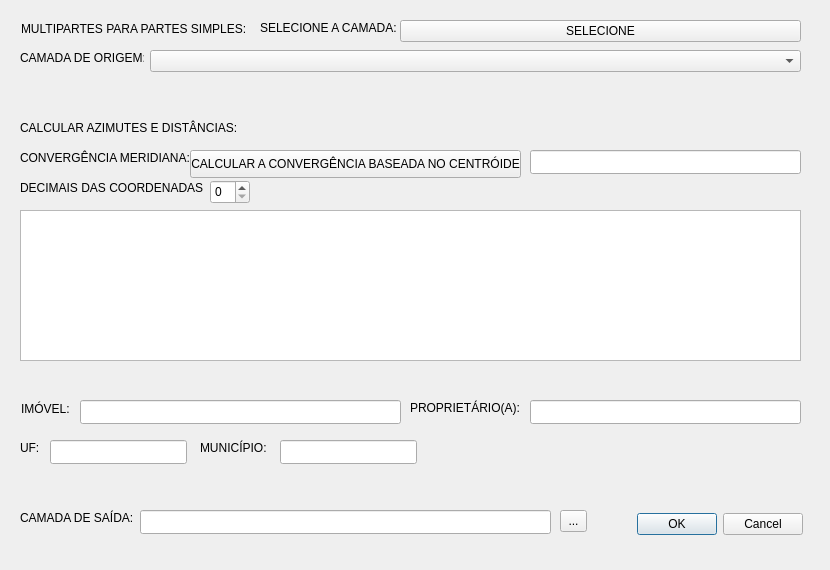
<?xml version="1.0" encoding="UTF-8"?>
<ui version="4.0">
 <class>TesteMemorialDialogBase</class>
 <widget class="QDialog" name="TesteMemorialDialogBase">
  <property name="geometry">
   <rect>
    <x>0</x>
    <y>0</y>
    <width>830</width>
    <height>570</height>
   </rect>
  </property>
  <property name="acceptDrops">
   <bool>false</bool>
  </property>
  <property name="windowTitle">
   <string>Teste Memorial</string>
  </property>
  <widget class="QLabel" name="label">
   <property name="geometry">
    <rect>
     <x>21</x>
     <y>21</y>
     <width>226</width>
     <height>16</height>
    </rect>
   </property>
   <property name="text">
    <string>MULTIPARTES PARA PARTES SIMPLES:</string>
   </property>
  </widget>
  <widget class="QLabel" name="label_2">
   <property name="geometry">
    <rect>
     <x>21</x>
     <y>401</y>
     <width>49</width>
     <height>16</height>
    </rect>
   </property>
   <property name="text">
    <string>IMÓVEL:</string>
   </property>
  </widget>
  <widget class="QLabel" name="label_3">
   <property name="geometry">
    <rect>
     <x>410</x>
     <y>400</y>
     <width>110</width>
     <height>16</height>
    </rect>
   </property>
   <property name="text">
    <string>PROPRIETÁRIO(A):</string>
   </property>
  </widget>
  <widget class="QLabel" name="label_4">
   <property name="geometry">
    <rect>
     <x>20</x>
     <y>440</y>
     <width>20</width>
     <height>16</height>
    </rect>
   </property>
   <property name="text">
    <string>UF:</string>
   </property>
  </widget>
  <widget class="QLabel" name="label_5">
   <property name="geometry">
    <rect>
     <x>200</x>
     <y>440</y>
     <width>67</width>
     <height>16</height>
    </rect>
   </property>
   <property name="text">
    <string>MUNICÍPIO:</string>
   </property>
  </widget>
  <widget class="QLabel" name="label_6">
   <property name="geometry">
    <rect>
     <x>20</x>
     <y>510</y>
     <width>114</width>
     <height>16</height>
    </rect>
   </property>
   <property name="text">
    <string>CAMADA DE SAÍDA:</string>
   </property>
  </widget>
  <widget class="QLabel" name="label_7">
   <property name="geometry">
    <rect>
     <x>20</x>
     <y>180</y>
     <width>183</width>
     <height>16</height>
    </rect>
   </property>
   <property name="text">
    <string>DECIMAIS DAS COORDENADAS:</string>
   </property>
  </widget>
  <widget class="QLabel" name="label_9">
   <property name="geometry">
    <rect>
     <x>20</x>
     <y>50</y>
     <width>124</width>
     <height>16</height>
    </rect>
   </property>
   <property name="text">
    <string>CAMADA DE ORIGEM:</string>
   </property>
  </widget>
  <widget class="QLabel" name="label_11">
   <property name="geometry">
    <rect>
     <x>260</x>
     <y>20</y>
     <width>141</width>
     <height>16</height>
    </rect>
   </property>
   <property name="text">
    <string>SELECIONE A CAMADA:</string>
   </property>
  </widget>
  <widget class="QTextBrowser" name="textBrowser">
   <property name="geometry">
    <rect>
     <x>20</x>
     <y>210</y>
     <width>781</width>
     <height>151</height>
    </rect>
   </property>
  </widget>
  <widget class="QLineEdit" name="lineEdit_5">
   <property name="geometry">
    <rect>
     <x>530</x>
     <y>150</y>
     <width>271</width>
     <height>24</height>
    </rect>
   </property>
  </widget>
  <widget class="QDialogButtonBox" name="button_box">
   <property name="geometry">
    <rect>
     <x>610</x>
     <y>510</y>
     <width>193</width>
     <height>28</height>
    </rect>
   </property>
   <property name="orientation">
    <enum>Qt::Horizontal</enum>
   </property>
   <property name="standardButtons">
    <set>QDialogButtonBox::Cancel|QDialogButtonBox::Ok</set>
   </property>
  </widget>
  <widget class="QLineEdit" name="lineEdit">
   <property name="geometry">
    <rect>
     <x>80</x>
     <y>400</y>
     <width>321</width>
     <height>24</height>
    </rect>
   </property>
  </widget>
  <widget class="QComboBox" name="comboBox">
   <property name="geometry">
    <rect>
     <x>150</x>
     <y>50</y>
     <width>651</width>
     <height>22</height>
    </rect>
   </property>
   <property name="editable">
    <bool>false</bool>
   </property>
   <property name="currentText">
    <string/>
   </property>
   <property name="insertPolicy">
    <enum>QComboBox::InsertAtCurrent</enum>
   </property>
   <property name="iconSize">
    <size>
     <width>20</width>
     <height>20</height>
    </size>
   </property>
   <property name="placeholderText">
    <string/>
   </property>
  </widget>
  <widget class="QLineEdit" name="lineEdit_6">
   <property name="geometry">
    <rect>
     <x>140</x>
     <y>510</y>
     <width>411</width>
     <height>24</height>
    </rect>
   </property>
  </widget>
  <widget class="QSpinBox" name="spinBox">
   <property name="geometry">
    <rect>
     <x>210</x>
     <y>180</y>
     <width>40</width>
     <height>24</height>
    </rect>
   </property>
  </widget>
  <widget class="QLabel" name="label_10">
   <property name="geometry">
    <rect>
     <x>20</x>
     <y>150</y>
     <width>234</width>
     <height>16</height>
    </rect>
   </property>
   <property name="text">
    <string>CONVERGÊNCIA MERIDIANA:</string>
   </property>
  </widget>
  <widget class="QLineEdit" name="lineEdit_4">
   <property name="geometry">
    <rect>
     <x>280</x>
     <y>440</y>
     <width>137</width>
     <height>24</height>
    </rect>
   </property>
  </widget>
  <widget class="QToolButton" name="toolButton">
   <property name="geometry">
    <rect>
     <x>400</x>
     <y>20</y>
     <width>401</width>
     <height>22</height>
    </rect>
   </property>
   <property name="text">
    <string>SELECIONE</string>
   </property>
  </widget>
  <widget class="QToolButton" name="toolButton_2">
   <property name="geometry">
    <rect>
     <x>560</x>
     <y>510</y>
     <width>27</width>
     <height>22</height>
    </rect>
   </property>
   <property name="text">
    <string>...</string>
   </property>
  </widget>
  <widget class="QLineEdit" name="lineEdit_2">
   <property name="geometry">
    <rect>
     <x>530</x>
     <y>400</y>
     <width>271</width>
     <height>24</height>
    </rect>
   </property>
  </widget>
  <widget class="QLineEdit" name="lineEdit_3">
   <property name="geometry">
    <rect>
     <x>50</x>
     <y>440</y>
     <width>137</width>
     <height>24</height>
    </rect>
   </property>
  </widget>
  <widget class="QPushButton" name="pushButton">
   <property name="geometry">
    <rect>
     <x>190</x>
     <y>150</y>
     <width>331</width>
     <height>28</height>
    </rect>
   </property>
   <property name="text">
    <string>CALCULAR A CONVERGÊNCIA BASEADA NO CENTRÓIDE</string>
   </property>
  </widget>
  <widget class="QLabel" name="label_8">
   <property name="geometry">
    <rect>
     <x>20</x>
     <y>120</y>
     <width>216</width>
     <height>16</height>
    </rect>
   </property>
   <property name="text">
    <string>CALCULAR AZIMUTES E DISTÂNCIAS:</string>
   </property>
  </widget>
 </widget>
 <resources/>
 <connections>
  <connection>
   <sender>button_box</sender>
   <signal>accepted()</signal>
   <receiver>TesteMemorialDialogBase</receiver>
   <slot>accept()</slot>
   <hints>
    <hint type="sourcelabel">
     <x>20</x>
     <y>20</y>
    </hint>
    <hint type="destinationlabel">
     <x>20</x>
     <y>20</y>
    </hint>
   </hints>
  </connection>
  <connection>
   <sender>button_box</sender>
   <signal>rejected()</signal>
   <receiver>TesteMemorialDialogBase</receiver>
   <slot>reject()</slot>
   <hints>
    <hint type="sourcelabel">
     <x>20</x>
     <y>20</y>
    </hint>
    <hint type="destinationlabel">
     <x>20</x>
     <y>20</y>
    </hint>
   </hints>
  </connection>
 </connections>
</ui>
